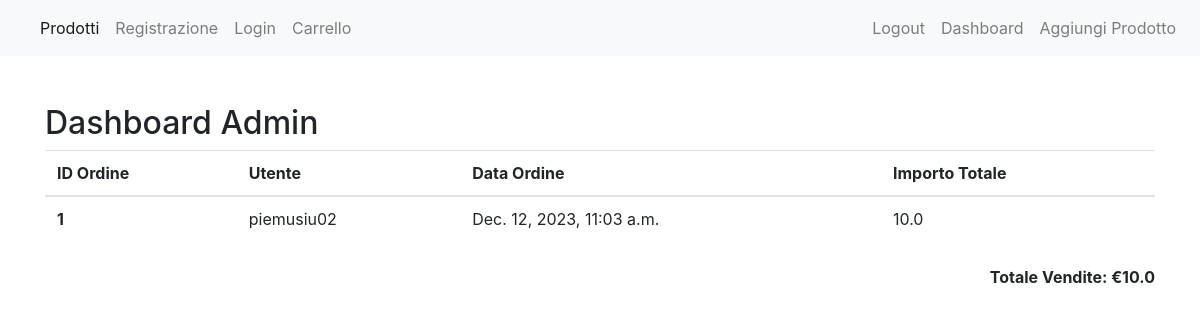
Before: /dashboard/ (signed in) with the older database file.
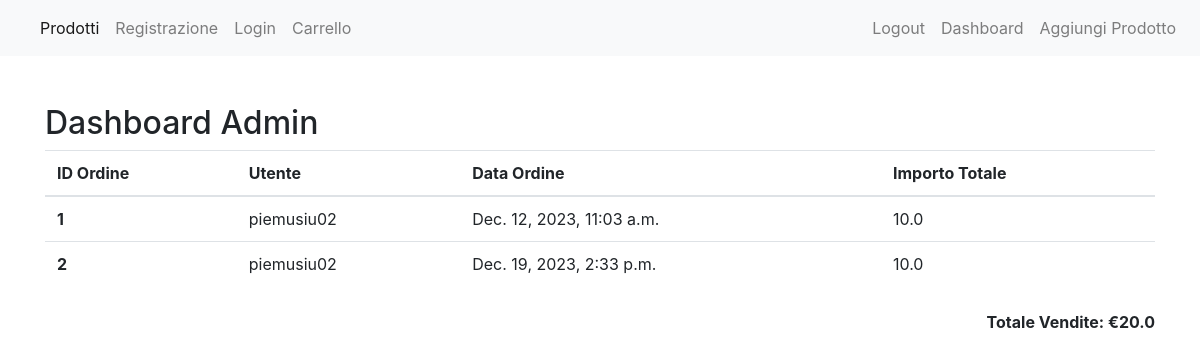
After: the same page with the newer database file.
### StoreManager/models.py (models this page shows, shortened)
class Ordine(models.Model):
    utente = models.ForeignKey(Utente, on_delete=models.CASCADE)
    data_ordine = models.DateTimeField(auto_now_add=True)
    importo_totale = models.FloatField(default=0.0)

class Utente(models.Model):
    username = models.CharField(max_length=100)
    nome = models.CharField(max_length=100)
    cognome = models.CharField(max_length=100)
    telefono = models.CharField(max_length=100)
    email = models.EmailField(max_length=100, primary_key=True)
    password = models.CharField(max_length=30)

### StoreManager/views.py (the view)
# urls.py: path("dashboard/", views.dashboard, name="dashboard"),
@user_passes_test(is_admin, login_url='login')
def dashboard(request):
    ordini = Ordine.objects.all()
    total_sales = sum(ordine.importo_totale for ordine in ordini)
    return render(request, './StoreManager/dashboard.html', {'ordini': ordini, 'total_sales': total_sales})

### StoreManager/views.py (called while the page is built)
def is_admin(user):
    return user.is_authenticated and user.is_staff

### StoreManager/templates/StoreManager/dashboard.html
{% extends './base.html' %}
{% block main %}
  <div class="container mt-5">
    <h2>Dashboard Admin</h2>
    <table class="table">
      <thead>
        <tr>
          <th scope="col">ID Ordine</th>
          <th scope="col">Utente</th>
          <th scope="col">Data Ordine</th>
          <th scope="col">Importo Totale</th>
        </tr>
      </thead>
      <tbody>
        {% for ordine in ordini %}
          <tr>
            <th scope="row">{{ ordine.id }}</th>
            <td>{{ ordine.utente.username }}</td>
            <td>{{ ordine.data_ordine }}</td>
            <td>{{ ordine.importo_totale }}</td>
          </tr>
        {% endfor %}
      </tbody>
    </table>
    {% if ordini %}
      <div class="d-flex justify-content-end mt-4">
        <p class="font-weight-bold">Totale Vendite: €{{ total_sales }}</p>
      </div>
    {% endif %}
  </div>
{% endblock %}

Changed rows visible on the page:
added Ordine: id "2", utente.username "piemusiu02", data_ordine "Dec. 19, 2023, 2:33 p.m.", importo_totale "10.0"
Other visible differences:
{{ total_sales }}: "10.0" → "20.0"
